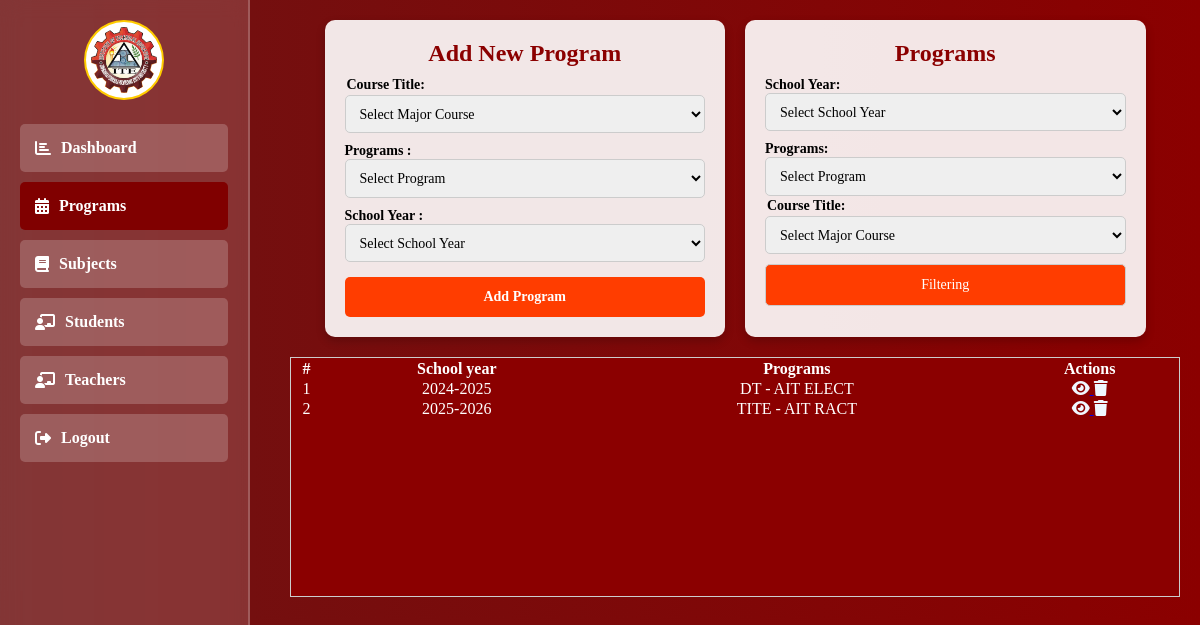
Page /admin/program.php (signed in) on the committed database.
### tables this page shows
CREATE TABLE `programs_with_subjects` (
  `id` int(11) NOT NULL,
  `program_course` varchar(100) NOT NULL,
  `department_program` varchar(100) NOT NULL,
  `school_year` varchar(100) NOT NULL,
  `subject_name` varchar(100) NOT NULL,
  `subject_code` varchar(100) NOT NULL,
  `semester` int(1) NOT NULL,
  `created_at` datetime NOT NULL DEFAULT current_timestamp(),
  `teacher_name` varchar(100) NOT NULL
);

### admin/admin_function.php (called while the page is built, shortened)
<?php
include "../db_connect.php";
function GetProgramList()
{
    global $pdo;
    $stmt = $pdo->prepare("SELECT * FROM programs_with_subjects");
    $stmt->execute();
    return $stmt->fetchAll();
}

### admin/program.php (the view, shortened to what this page needs)
<?php
include "../db_connect.php";
include "./admin_function.php";
?>
<!DOCTYPE html>
<html lang="en">
<head>
    <link rel="stylesheet" href="https://cdnjs.cloudflare.com/ajax/libs/font-awesome/6.2.0/css/all.css">
</head>
<body>
    <div class="sidebar">
        <div class="profile-info">
            <img src="../images/ITE.png" alt="Profile Icon" class="profile-icon">
        </div>
        <div class="sidebar-item">
            <a href="./index.php"><i class="fas fa-chart-bar"></i> Dashboard</a>
        </div>
        <div class="sidebar-item" style="background-color: maroon;">
            <a href="./Program.php"><i class="fas fa-calendar-alt"></i> Programs</a>
        </div>
        <div class="sidebar-item">
            <a href="./subjects.php"><i class="fas fa-book"></i> Subjects</a>
        </div>
        <div class="sidebar-item">
            <a href="./students.php"><i class="fas fa-chalkboard-teacher"></i> Students</a>
        </div>
        <div class="sidebar-item">
            <a href="./teachers.php"><i class="fas fa-chalkboard-teacher"></i>Teachers</a>
        </div>
        <div class="sidebar-item">
            <a href="./logout.php"><i class="fas fa-sign-out-alt"></i> Logout</a>
        </div>
    </div>
    <div class="content">
        <div class="dashboard-container">
            <div class="card">
                <h2>Add New Program</h2>
                <form action="" method="post">
                    <label style="margin: 2px;" for=" program_id">Course Title:</label>
                    <select
                        style="height: 2.4rem; width: 100%; padding: 10px; border: 1px solid #ccc; border-radius: 5px; font-size: 14px;"
                        name="course" required>
                        <option value="">Select Major Course</option>
                    </select>
                    <label for="department">Programs :</label>
                    <select
                        style="height: 2.4rem; width: 100%; padding: 10px; border: 1px solid #ccc; border-radius: 5px; font-size: 14px;"
                        name="department" required>
                        <option value="">Select Program</option>
                    </select>
                    <label for="sy">School Year :</label>
                    <select
                        style="height: 2.4rem; width: 100%; padding: 10px; border: 1px solid #ccc; border-radius: 5px; font-size: 14px;"
                        name="sy" required>
                        <option value="">Select School Year</option>
                    </select>
                    <input type="submit" name="program_id" value="Add Program">
                </form>
            </div>
            <div class="card">
                <h2>Programs</h2>
                <form method="GET">
                    <label for="sy">School Year:</label>
                    <select name="sy"
                        style="height: 2.4rem; width: 100%; padding: 10px; border: 1px solid #ccc; border-radius: 5px; font-size: 14px;">
                        <option value="">Select School Year</option>
                    </select>
                    <label for="department">Programs:</label>
                    <select name="department"
                        style="height: 2.4rem; width: 100%; padding: 10px; border: 1px solid #ccc; border-radius: 5px; font-size: 14px;">
                        <option value="">Select Program</option>
                    </select>
                    <label style="margin: 2px;" for=" program_id">Course Title:</label>
                    <select
                        style="height: 2.4rem; width: 100%; padding: 10px; border: 1px solid #ccc; border-radius: 5px; font-size: 14px;"
                        name="course">
                        <option value="">Select Major Course</option>
                    </select>
                    <button class="buttons" type="submit" onclick="display()" class="btn btn-primary"
                        style="margin-top: 10px; ">Filtering</button>
                </form>
            </div>
            <div class="card-table" id="tableNone"
                style="width: 100%; color: #ccc; border: 1px solid #ccc; height: 15rem; background-color: #8B0000; overflow-y: scroll;">
                <div class="tables-content" style=" background-color: #8B0000; display: flex; color: white;">
                    <table class="table" style=" width: 100%; ">
                        <thead>
                            <tr>
                                <th>#</th>
                                <th>School year</th>
                                <th>Programs</th>
                                <th>Actions</th>
                            </tr>
                        </thead>
                        <tbody>
                            <?php
                            $list = GetProgramList();
                            foreach ($list as $index => $program) {
                                if (
                                    (!isset($_GET['sy']) || $_GET['sy'] == '' || $_GET['sy'] == $program['school_year']) &&
                                    (!isset($_GET['department']) || $_GET['department'] == '' || $_GET['department'] == $program['department_program']) &&
                                    (!isset($_GET['course']) || $_GET['course'] == '' || $_GET['course'] == $program['program_course'])
                                ) {
                                    ?>
                                    <tr style="text-align: center;">
                                        <td><?php echo $index + 1 ?></td>
                                        <td><?php echo htmlspecialchars($program['school_year']) ?></td>
                                        <td>
                                            <?php echo htmlspecialchars($program['department_program']) . ' - ' . htmlspecialchars($program['program_course']); ?>
                                        </td>
                                        <td>
                                            <div style="color: aliceblue;">
                                                <a
                                                    href="view_program.php?program_id=<?php echo $_SESSION['program_id'] = $program['id']; ?>&program_name=<?php echo urlencode($program['department_program']); ?>&course_name=<?php echo urlencode($program['program_course']); ?>&school_year=<?php echo urlencode($program['school_year']); ?>&subject_name=<?php echo urlencode($program['subject_name']); ?>">
                                                    <i style="color: aliceblue;" class="fa fa-eye"></i>
                                                </a>
                                                <a class="delete-program" section="<?php echo $program['id']; ?>"><i
                                                        class="fa fa-trash"></i></a>
                                            </div>
                                        </td>
                                    </tr>
                                <?php }
                            } ?>
                        </tbody>
                    </table>
                </div>
            </div>
        </div>
</body>
</html>

### admin/program.php (style rules this page uses)
* { margin: 0; padding: 0; box-sizing: border-box; font-family: 'Georgia', serif; }
body { background: linear-gradient(to right, #6E1313, #8B0000); background-size: cover; display: flex; }
.sidebar { width: 250px; height: 100vh; background: rgba(255, 255, 255, 0.15); backdrop-filter: blur(10px); padding: 20px; position: fixed; left: 0; top: 0; border-right: 2px solid rgba(255, 255, 255, 0.2); }
.sidebar .profile-info { text-align: center; margin-bottom: 20px; }
.sidebar .profile-icon { width: 80px; border-radius: 50%; background: white; padding: 5px; border: 2px solid #ffcc00; }
.sidebar-item { padding: 15px; margin: 10px 0; background: rgba(255, 255, 255, 0.2); border-radius: 5px; font-size: 16px; }
.sidebar-item a { color: #FFFFFF; text-decoration: none; display: flex; align-items: center; font-weight: bold; }
.sidebar-item a i { margin-right: 10px; }
.content { margin-left: 270px; padding: 20px; width: calc(100% - 270px); }
.dashboard-container { display: flex; flex-wrap: wrap; justify-content: center; gap: 20px; }
.card { background: rgba(255, 255, 255, 0.9); padding: 20px; border-radius: 10px; width: 45%; box-shadow: 0px 4px 10px rgba(0, 0, 0, 0.2); }
.card h2, .card_table h2 { text-align: center; color: #8B0000; margin-bottom: 10px; font-size: 1.5rem; }
form label { display: block; font-weight: bold; margin-top: 10px; font-size: 14px; }
form input[type="submit"] { background-color: #ff3d00; color: white; padding: 12px; border: none; border-radius: 5px; margin-top: 15px; cursor: pointer; font-size: 14px; font-weight: bold; transition: 0.3s; width: 100%; }
.buttons { height: 2.6rem; background-color: #ff3d00; width: 100%; margin-top: 100%; color: #ffff; padding: 10px; border: 1px solid #ccc; border-radius: 5px; font-size: 14px; }

### rows in the picture
programs_with_subjects: school_year "2024-2025", department_program "DT", program_course "AIT ELECT"
programs_with_subjects: school_year "2025-2026", department_program "TITE", program_course "AIT RACT"
